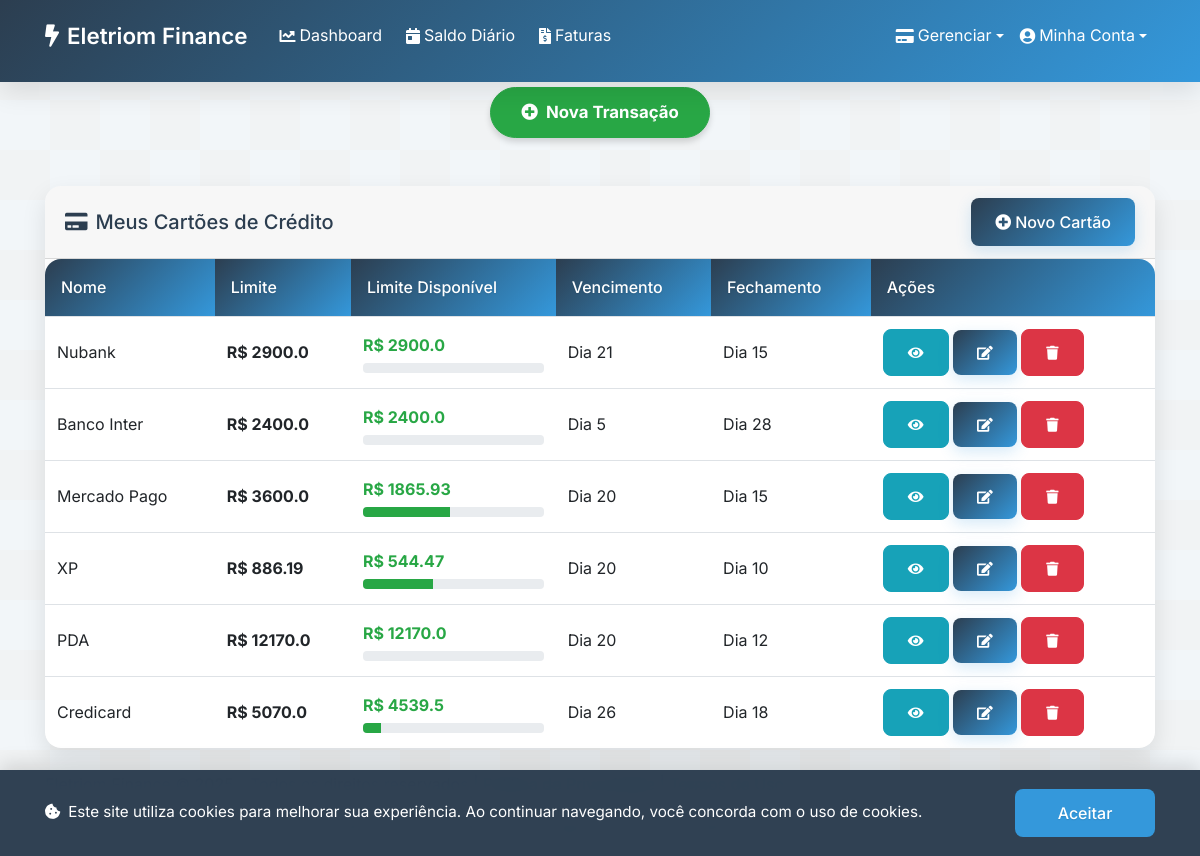
The page /credit_cards on the database its author committed.
### app.py (models this page shows)
class CreditCard(db.Model):
    id = db.Column(db.Integer, primary_key=True)
    name = db.Column(db.String(100), nullable=False)
    limit = db.Column(db.Float, nullable=False)
    due_day = db.Column(db.Integer, nullable=False)  # Dia de vencimento (1-31)
    closing_day = db.Column(db.Integer, nullable=False)  # Dia de fechamento (1-31)
    user_id = db.Column(db.Integer, db.ForeignKey('user.id'), nullable=False)

### app.py (the view)
@app.route('/credit_cards')
def credit_cards():
    cards = CreditCard.query.all()
    cards_with_available = []
    for card in cards:
        card_transactions = Transaction.query.filter_by(credit_card_id=card.id, trans_type='saida').all()
        used_limit = sum(txn.value for txn in card_transactions)
        available_limit = card.limit - used_limit
        today = datetime.now().date()
        current_month = today.month
        current_year = today.year
        if today.day > card.due_day:
            if current_month == 12:
                next_due_month = 1
                next_due_year = current_year + 1
            else:
                next_due_month = current_month + 1
                next_due_year = current_year
        else:
            next_due_month = current_month
            next_due_year = current_year
        next_due_date = datetime(next_due_year, next_due_month, card.due_day).date()
        cards_with_available.append({
            'id': card.id,
            'name': card.name,
            'limit': card.limit,
            'available_limit': available_limit,
            'due_day': card.due_day,
            'closing_day': card.closing_day,
            'next_due_date': next_due_date.strftime('%d-%b-%Y')
        })
    return render_template('credit_cards.html', credit_cards=cards_with_available)

### templates/credit_cards.html (shortened to what this page needs)
{% extends "base.html" %}
{% block content %}
<div class="card mb-4">
  <div class="card-header d-flex justify-content-between align-items-center">
    <h5 class="mb-0"><i class="fas fa-credit-card mr-2"></i>Meus Cartões de Crédito</h5>
    <button class="btn btn-primary" data-toggle="modal" data-target="#addCardModal">
      <i class="fas fa-plus-circle mr-1"></i>Novo Cartão
    </button>
  </div>
  <div class="table-responsive">
    <table class="table table-hover mb-0 table-xs-simplified">
      <thead>
        <tr>
          <th>Nome</th>
          <th>Limite</th>
          <th>Limite Disponível</th>
          <th>Vencimento</th>
          <th>Fechamento</th>
          <th>Ações</th>
        </tr>
      </thead>
      <tbody>
        {% for card in credit_cards %}
        <tr>
          <td data-label="Nome">{{ card.name }}</td>
          <td data-label="Limite" class="font-weight-bold">R$ {{ card.limit | round(2) }}</td>
          <td data-label="Limite Disponível" class="font-weight-bold {% if card.available_limit < (card.limit * 0.2) %}text-danger{% elif card.available_limit < (card.limit * 0.5) %}text-warning{% else %}text-success{% endif %}">
            R$ {{ card.available_limit | round(2) }}
            <div class="progress mt-1" style="height: 10px;">
              <div class="progress-bar {% if card.available_limit < (card.limit * 0.2) %}bg-danger{% elif card.available_limit < (card.limit * 0.5) %}bg-warning{% else %}bg-success{% endif %}" role="progressbar" style="width: {{ ((card.limit - card.available_limit) / card.limit * 100) | round }}%" aria-valuenow="{{ ((card.limit - card.available_limit) / card.limit * 100) | round }}" aria-valuemin="0" aria-valuemax="100"></div>
            </div>
          </td>
          <td data-label="Vencimento">Dia {{ card.due_day }}</td>
          <td data-label="Fechamento">Dia {{ card.closing_day }}</td>
          <td data-label="Ações">
            <button class="btn btn-sm btn-info btn-view-card" data-id="{{ card.id }}" data-toggle="modal" data-target="#viewCardModal">
              <i class="fas fa-eye"></i>
            </button>
            <button class="btn btn-sm btn-primary btn-edit-card" data-id="{{ card.id }}" data-toggle="modal" data-target="#editCardModal">
              <i class="fas fa-edit"></i>
            </button>
            <button class="btn btn-sm btn-danger btn-delete-card" data-id="{{ card.id }}" data-toggle="modal" data-target="#deleteCardModal">
              <i class="fas fa-trash"></i>
            </button>
          </td>
        </tr>
        {% endfor %}
      </tbody>
    </table>
  </div>
</div>
{% endblock %}

### static/style.css (style rules this page uses)
:root { --primary-color: #2c3e50; --secondary-color: #34495e; --accent-color: #3498db; --success-color: #2ecc71; --danger-color: #e74c3c; --text-color: #2c3e50; --light-bg: #f8f9fa; --border-color: #dee2e6; --primary-gradient: linear-gradient(135deg, #2c3e50, #3498db); --secondary-gradient: linear-gradient(135deg, #3498db, #2ecc71); --box-shadow: 0 10px 25px rgba(0, 0, 0, 0.1); --text-shadow: 0 1px 2px rgba(0, 0, 0, 0.1); }
* { margin: 0; padding: 0; box-sizing: border-box; }
body { font-family: 'Inter', -apple-system, BlinkMacSystemFont, sans-serif; line-height: 1.6; color: var(--text-color); }
.card { border: none; border-radius: 16px; box-shadow: var(--box-shadow); transition: all 0.3s ease; overflow: hidden; }
.table { background: white; border-radius: 16px; overflow: hidden; box-shadow: var(--box-shadow); transition: all 0.3s ease; }
.table thead th { background: var(--primary-gradient); color: white; font-weight: 500; border: none; text-shadow: var(--text-shadow); padding: 1rem; }
.table td { vertical-align: middle; border-color: var(--border-color); }
.btn { border-radius: 8px; padding: 0.75rem 1.5rem; font-weight: 500; transition: transform 0.2s; }
.btn-primary { background: var(--primary-gradient); border: none; box-shadow: 0 5px 15px rgba(52, 152, 219, 0.2); }

### rows shown on the page
CreditCard: name "Nubank", limit "2900.0", available_limit "2900.0", due_day "21", closing_day "15"
CreditCard: name "Banco Inter", limit "2400.0", available_limit "2400.0", due_day "5", closing_day "28"
CreditCard: name "Mercado Pago", limit "3600.0", available_limit "1865.93", due_day "20", closing_day "15"
CreditCard: name "XP", limit "886.19", available_limit "544.47", due_day "20", closing_day "10"
CreditCard: name "PDA", limit "12170.0", available_limit "12170.0", due_day "20", closing_day "12"
CreditCard: name "Credicard", limit "5070.0", available_limit "4539.5", due_day "26", closing_day "18"
